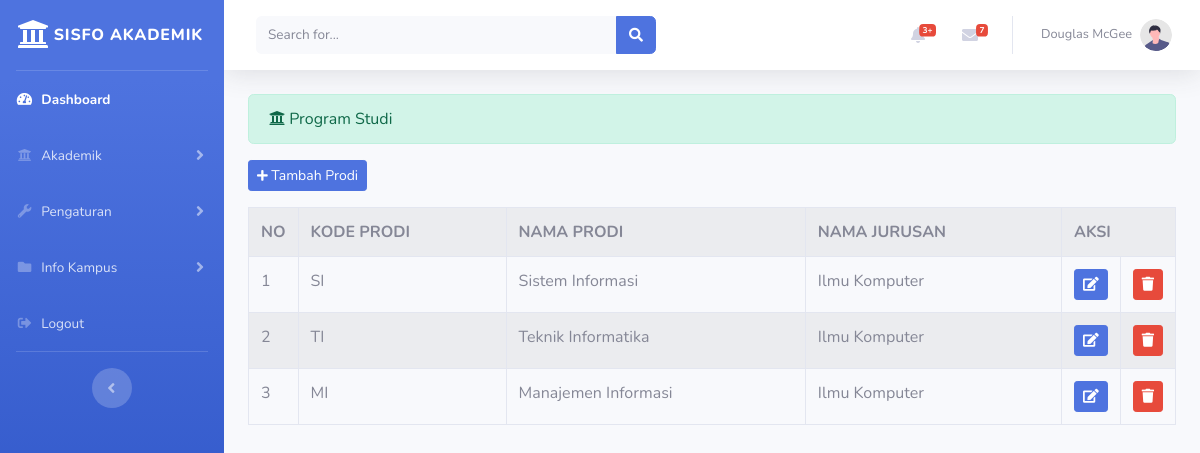
The app's page /index.php/administrator/prodi with its own data.
### tables this page shows
CREATE TABLE `prodi` (
  `id_prodi` int(11) NOT NULL,
  `kode_prodi` varchar(20) NOT NULL,
  `nama_prodi` varchar(25) NOT NULL,
  `nama_jurusan` varchar(25) NOT NULL
);

### application/controllers/administrator/prodi.php (called while the page is built, shortened)
<?php
	class Prodi extends CI_Controller
	{
		public function index()
		{
			$data['prodi'] = $this->prodi_model->tampil_data('prodi')->result();
			$this->load->view('templates_administrator/header');
			$this->load->view('templates_administrator/sidebar');
			$this->load->view('administrator/prodi',$data);
			$this->load->view('templates_administrator/footer');
		}
	}
 ?>

### index.php (called while the page is built, shortened)
<?php
require_once BASEPATH.'core/CodeIgniter.php';

### application/models/prodi_model.php (called while the page is built, shortened)
<?php
	class Prodi_model extends CI_Model
	{
		public function tampil_data($table)
		{
			return $this->db->get($table);
		}
	}
 ?>

### application/views/administrator/prodi.php (the view, shortened to what this page needs)
<div class="container-fluid">
	<div class="alert alert-success" role="alert">
    	<i class="fas fa-university"> </i> Program Studi
    </div>
    <?php echo anchor('administrator/prodi/tambah_prodi','<button class="btn btn-sm btn-primary mb-3"><i class="fas fa-plus fa-sm"></i> Tambah Prodi</button>') ?>
    <table class="table table-bordered table-striped table-hover">
    	<tr>
    		<th>NO</th>
    		<th>KODE PRODI</th>
    		<th>NAMA PRODI</th>
            <th>NAMA JURUSAN</th>
    		<th colspan="2">AKSI</th>
    	</tr>
    	<?php
    		$no = 1;
    		foreach ($prodi as $prd) : ?>
    		<tr>
    			<td width="20px"><?php echo $no++ ?></td>
    			<td><?php echo $prd->kode_prodi ?>  </td>
    			<td><?php echo $prd->nama_prodi ?>  </td>
                <td><?php echo $prd->nama_jurusan ?>  </td>
    			<td width="20px"> <?php echo anchor('administrator/prodi/update/'.$prd->id_prodi,'<div class="btn btn-sm btn-primary"><i class="fas fa-edit"></i></div>') ?></td>
    			<td width="20px" data-toggle="modal" data-target="#confirm-delete"> <div class="btn btn-sm btn-danger"><i class="fas fa-trash"></i></div> </td>
    		</tr>
    		<?php endforeach ?>
    </table>
</div>

### records on screen
prodi: kode_prodi "SI", nama_prodi "Sistem Informasi", nama_jurusan "Ilmu Komputer"
prodi: kode_prodi "TI", nama_prodi "Teknik Informatika", nama_jurusan "Ilmu Komputer"
prodi: kode_prodi "MI", nama_prodi "Manajemen Informasi", nama_jurusan "Ilmu Komputer"
